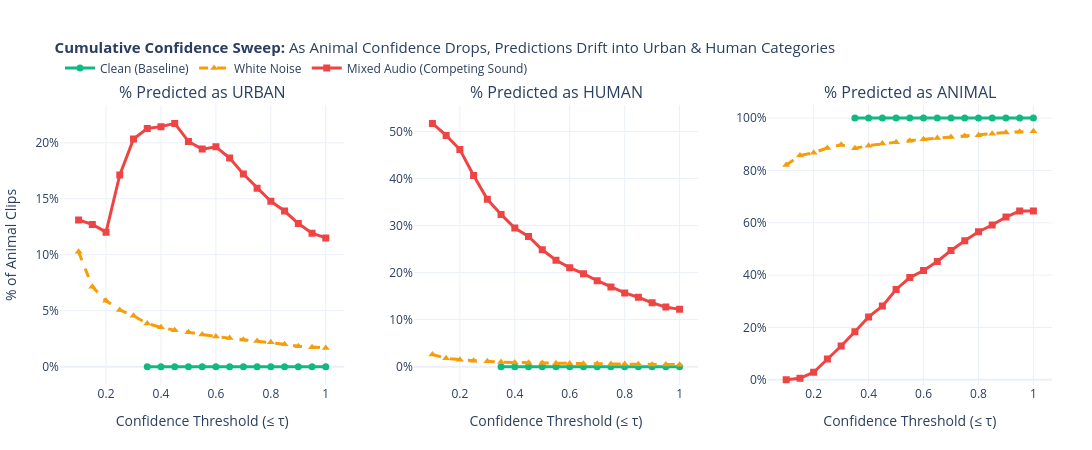

Notebook source saved alongside this figure:
### Markdown cell above
## 1. Cumulative Confidence Sweep: Tracking Prediction Drift

This line chart tracks what happens across confidence thresholds (`0.1` to `1.0`) for **Clean**, **White Noise**, and **Mixed Audio**:
* **X-axis:** Animal Confidence threshold (`0.1` to `1.0`).
* **Y-axis:** Percentage of animal clips predicted as **Urban**, **Human**, or **Animal**.
* As animal confidence drops, the **Predicted as Urban** line spikes sharply upward under **Mixed Audio** and **White Noise**, while **Clean** recordings stay at `0%`.

### Code cell
thresholds = np.round(np.arange(0.10, 1.001, 0.05), 2)

EXP_STYLES = {
    "clean": {"label": "Clean (Baseline)", "color": "#10b981", "dash": "solid", "symbol": "circle"},
    "noise": {"label": "White Noise", "color": "#f59e0b", "dash": "dash", "symbol": "triangle-up"},
    "mix":   {"label": "Mixed Audio (Competing Sound)", "color": "#ef4444", "dash": "solid", "symbol": "square"},
}

sweep_rows = []
for exp in ["clean", "noise", "mix"]:
    sub_exp = df_perturb[df_perturb["experiment"] == exp]
    for t in thresholds:
        s = sub_exp[sub_exp["p_animal_max"] <= t]
        n = len(s)
        sweep_rows.append({
            "experiment": exp,
            "threshold": t,
            "n": n,
            "urban": (s["pred_group"] == "urban").mean() * 100.0 if n > 0 else np.nan,
            "human": (s["pred_group"] == "human").mean() * 100.0 if n > 0 else np.nan,
            "animals": (s["pred_group"] == "animals").mean() * 100.0 if n > 0 else np.nan,
        })
curves_df = pd.DataFrame(sweep_rows)

w_sweep_view = widgets.Dropdown(
    options=[
        ("All 3 Panels Side-by-Side (Urban, Human, Animal)", "all3"),
        ("Single Chart: Focus on One Category", "single"),
    ],
    value="all3",
    description="View:",
    style={"description_width": "50px"},
    layout=widgets.Layout(width="420px"),
)

w_target_grp = widgets.Dropdown(
    options=[
        ("Predicted as Urban (%)", "urban"),
        ("Predicted as Human (%)", "human"),
        ("Predicted as Animal (%)", "animals"),
    ],
    value="urban",
    description="Category:",
    style={"description_width": "75px"},
    layout=widgets.Layout(width="250px"),
)

w_reverse_x = widgets.Checkbox(
    value=False,
    description="Reverse X-axis (1.0 → 0.1 left-to-right to read as 'Confidence Dropping')",
    indent=False,
    layout=widgets.Layout(width="470px"),
)

def build_sweep_figure(view_mode, target_grp, reverse_x):
    w_target_grp.disabled = (view_mode == "all3")
    if view_mode == "all3":
        fig = make_subplots(
            rows=1, cols=3,
            subplot_titles=(
                "% Predicted as URBAN",
                "% Predicted as HUMAN",
                "% Predicted as ANIMAL",
            ),
            horizontal_spacing=0.07,
        )
        for grp_col, col_idx in [("urban", 1), ("human", 2), ("animals", 3)]:
            for exp, st in EXP_STYLES.items():
                c = curves_df[curves_df["experiment"] == exp]
                fig.add_trace(
                    go.Scatter(
                        x=c["threshold"],
                        y=c[grp_col],
                        mode="lines+markers",
                        name=st["label"],
                        showlegend=(col_idx == 1),
                        line=dict(color=st["color"], width=3, dash=st["dash"]),
                        marker=dict(size=7, symbol=st["symbol"]),
                        customdata=c[["n"]],
                        hovertemplate=(
                            f"<b>{st['label']}</b><br>"
                            "Confidence ≤ %{x:.2f}<br>"
                            f"Predicted {grp_col.capitalize()}: <b>%{{y:.1f}}%</b> (n=%{{customdata[0]}})<extra></extra>"
                        ),
                    ),
                    row=1, col=col_idx,
                )
            fig.update_xaxes(
                title_text="Confidence Threshold (≤ τ)",
                autorange="reversed" if reverse_x else True,
                dtick=0.2,
                row=1, col=col_idx,
            )
        fig.update_yaxes(title_text="% of Animal Clips", ticksuffix="%", row=1, col=1)
        fig.update_yaxes(ticksuffix="%", row=1, col=2)
        fig.update_yaxes(ticksuffix="%", range=[-2, 105], row=1, col=3)
        sweep_filename = "cumulative_confidence_sweep_urban_human_animal"
    else:
        title_map = {
            "urban": "% of Animal Clips Predicted as URBAN",
            "human": "% of Animal Clips Predicted as HUMAN",
            "animals": "% of Animal Clips Predicted as ANIMAL",
        }
        fig = go.Figure()
        for exp, st in EXP_STYLES.items():
            c = curves_df[curves_df["experiment"] == exp]
            fig.add_trace(
                go.Scatter(
                    x=c["threshold"],
                    y=c[target_grp],
                    mode="lines+markers",
                    name=st["label"],
                    line=dict(color=st["color"], width=3.5, dash=st["dash"]),
                    marker=dict(size=8, symbol=st["symbol"]),
                    customdata=c[["n"]],
                    hovertemplate=(
                        f"<b>{st['label']}</b><br>"
                        "Confidence ≤ %{x:.2f}<br>"
                        f"{title_map[target_grp]}: <b>%{{y:.1f}}%</b> (n=%{{customdata[0]}})<extra></extra>"
                    ),
                )
            )
        fig.update_xaxes(
            title_text="Confidence Threshold (≤ τ)",
            autorange="reversed" if reverse_x else True,
            dtick=0.1,
        )
        fig.update_yaxes(title_text=title_map[target_grp], ticksuffix="%")
        sweep_filename = f"cumulative_confidence_sweep_predicted_{target_grp}"

    fig.update_layout(
        height=450,
        width=1220,
        template="plotly_white",
        title=dict(
            text="<b>Cumulative Confidence Sweep:</b> As Animal Confidence Drops, Predictions Drift into Urban & Human Categories",
            font=dict(size=15),
        ),
        legend=dict(orientation="h", yanchor="bottom", y=1.08, xanchor="left", x=0),
        margin=dict(l=60, r=40, t=105, b=65),
    )
    return fig, sweep_filename

sweep_controls = widgets.HBox([w_sweep_view, w_target_grp, w_reverse_x])
display(sweep_controls)

fig_confidence_sweep, _sweep_fname = build_sweep_figure(w_sweep_view.value, w_target_grp.value, w_reverse_x.value)
_sweep_handle = render_plotly_with_png_bundle(
    fig_confidence_sweep,
    _sweep_fname,
    "cumulative_confidence_sweep_urban_human_animal.png",
    display_id="sweep_figure_display",
)

def _on_sweep_change(*args):
    fig_updated, fname_updated = build_sweep_figure(w_sweep_view.value, w_target_grp.value, w_reverse_x.value)
    render_plotly_with_png_bundle(
        fig_updated,
        fname_updated,
        "cumulative_confidence_sweep_urban_human_animal.png",
        handle=_sweep_handle,
    )

for _w in (w_sweep_view, w_target_grp, w_reverse_x):
    _w.observe(_on_sweep_change, names="value")

### Figure 1 — Plotly figure (JSON) as saved in the notebook; plotly's stock layout.template omitted (floating-point values rounded to 4 significant figures)
{"data": [{"customdata": [[0], [0], [0], [0], [0], [1], [3], [3], [5], [6], [6], [7], [9], [14], [19], [24], [30], [34], [40]], "hovertemplate": "<b>Clean (Baseline)</b><br>Confidence ≤ %{x:.2f}<br>Predicted Urban: <b>%{y:.1f}%</b> (n=%{customdata[0]})<extra></extra>", "line": {"color": "#10b981", "dash": "solid", "width": 3}, "marker": {"size": 7, "symbol": "circle"}, "mode": "lines+markers", "name": "Clean (Baseline)", "showlegend": true, "type": "scatter", "x": [0.1, 0.15, 0.2, 0.25, 0.3, 0.35, 0.4, 0.45, 0.5, 0.55, 0.6, 0.65, 0.7, 0.75, 0.8, 0.85, 0.9, 0.95, 1.0], "xaxis": "x", "y": [NaN, NaN, NaN, NaN, NaN, 0.0, 0.0, 0.0, 0.0, 0.0, 0.0, 0.0, 0.0, 0.0, 0.0, 0.0, 0.0, 0.0, 0.0], "yaxis": "y"}, {"customdata": [[39], [56], [68], [79], [88], [104], [114], [123], [130], [139], [149], [157], [166], [175], [184], [201], [219], [230], [240]], "hovertemplate": "<b>White Noise</b><br>Confidence ≤ %{x:.2f}<br>Predicted Urban: <b>%{y:.1f}%</b> (n=%{customdata[0]})<extra></extra>", "line": {"color": "#f59e0b", "dash": "dash", "width": 3}, "marker": {"size": 7, "symbol": "triangle-up"}, "mode": "lines+markers", "name": "White Noise", "showlegend": true, "type": "scatter", "x": [0.1, 0.15, 0.2, 0.25, 0.3, 0.35, 0.4, 0.45, 0.5, 0.55, 0.6, 0.65, 0.7, 0.75, 0.8, 0.85, 0.9, 0.95, 1.0], "xaxis": "x", "y": [10.26, 7.143, 5.882, 5.063, 4.545, 3.846, 3.509, 3.252, 3.077, 2.878, 2.685, 2.548, 2.41, 2.286, 2.174, 1.99, 1.826, 1.739, 1.667], "yaxis": "y"}, {"customdata": [[145], [181], [208], [251], [295], [343], [387], [437], [487], [535], [575], [617], [668], [721], [778], [827], [899], [964], [1000]], "hovertemplate": "<b>Mixed Audio (Competing Sound)</b><br>Confidence ≤ %{x:.2f}<br>Predicted Urban: <b>%{y:.1f}%</b> (n=%{customdata[0]})<extra></extra>", "line": {"color": "#ef4444", "dash": "solid", "width": 3}, "marker": {"size": 7, "symbol": "square"}, "mode": "lines+markers", "name": "Mixed Audio (Competing Sound)", "showlegend": true, "type": "scatter", "x": [0.1, 0.15, 0.2, 0.25, 0.3, 0.35, 0.4, 0.45, 0.5, 0.55, 0.6, 0.65, 0.7, 0.75, 0.8, 0.85, 0.9, 0.95, 1.0], "xaxis": "x", "y": [13.1, 12.71, 12.02, 17.13, 20.34, 21.28, 21.45, 21.74, 20.12, 19.44, 19.65, 18.64, 17.22, 15.95, 14.78, 13.91, 12.79, 11.93, 11.5], "yaxis": "y"}, {"customdata": [[0], [0], [0], [0], [0], [1], [3], [3], [5], [6], [6], [7], [9], [14], [19], [24], [30], [34], [40]], "hovertemplate": "<b>Clean (Baseline)</b><br>Confidence ≤ %{x:.2f}<br>Predicted Human: <b>%{y:.1f}%</b> (n=%{customdata[0]})<extra></extra>", "line": {"color": "#10b981", "dash": "solid", "width": 3}, "marker": {"size": 7, "symbol": "circle"}, "mode": "lines+markers", "name": "Clean (Baseline)", "showlegend": false, "type": "scatter", "x": [0.1, 0.15, 0.2, 0.25, 0.3, 0.35, 0.4, 0.45, 0.5, 0.55, 0.6, 0.65, 0.7, 0.75, 0.8, 0.85, 0.9, 0.95, 1.0], "xaxis": "x2", "y": [NaN, NaN, NaN, NaN, NaN, 0.0, 0.0, 0.0, 0.0, 0.0, 0.0, 0.0, 0.0, 0.0, 0.0, 0.0, 0.0, 0.0, 0.0], "yaxis": "y2"}, {"customdata": [[39], [56], [68], [79], [88], [104], [114], [123], [130], [139], [149], [157], [166], [175], [184], [201], [219], [230], [240]], "hovertemplate": "<b>White Noise</b><br>Confidence ≤ %{x:.2f}<br>Predicted Human: <b>%{y:.1f}%</b> (n=%{customdata[0]})<extra></extra>", "line": {"color": "#f59e0b", "dash": "dash", "width": 3}, "marker": {"size": 7, "symbol": "triangle-up"}, "mode": "lines+markers", "name": "White Noise", "showlegend": false, "type": "scatter", "x": [0.1, 0.15, 0.2, 0.25, 0.3, 0.35, 0.4, 0.45, 0.5, 0.55, 0.6, 0.65, 0.7, 0.75, 0.8, 0.85, 0.9, 0.95, 1.0], "xaxis": "x2", "y": [2.564, 1.786, 1.471, 1.266, 1.136, 0.9615, 0.8772, 0.813, 0.7692, 0.7194, 0.6711, 0.6369, 0.6024, 0.5714, 0.5435, 0.4975, 0.4566, 0.4348, 0.4167], "yaxis": "y2"}, {"customdata": [[145], [181], [208], [251], [295], [343], [387], [437], [487], [535], [575], [617], [668], [721], [778], [827], [899], [964], [1000]], "hovertemplate": "<b>Mixed Audio (Competing Sound)</b><br>Confidence ≤ %{x:.2f}<br>Predicted Human: <b>%{y:.1f}%</b> (n=%{customdata[0]})<extra></extra>", "line": {"color": "#ef4444", "dash": "solid", "width": 3}, "marker": {"size": 7, "symbol": "square"}, "mode": "lines+markers", "name": "Mixed Audio (Competing Sound)", "showlegend": false, "type": "scatter", "x": [0.1, 0.15, 0.2, 0.25, 0.3, 0.35, 0.4, 0.45, 0.5, 0.55, 0.6, 0.65, 0.7, 0.75, 0.8, 0.85, 0.9, 0.95, 1.0], "xaxis": "x2", "y": [51.72, 49.17, 46.15, 40.64, 35.59, 32.36, 29.46, 27.69, 24.85, 22.62, 21.04, 19.77, 18.26, 16.92, 15.68, 14.75, 13.57, 12.66, 12.2], "yaxis": "y2"}, {"customdata": [[0], [0], [0], [0], [0], [1], [3], [3], [5], [6], [6], [7], [9], [14], [19], [24], [30], [34], [40]], "hovertemplate": "<b>Clean (Baseline)</b><br>Confidence ≤ %{x:.2f}<br>Predicted Animals: <b>%{y:.1f}%</b> (n=%{customdata[0]})<extra></extra>", "line": {"color": "#10b981", "dash": "solid", "width": 3}, "marker": {"size": 7, "symbol": "circle"}, "mode": "lines+markers", "name": "Clean (Baseline)", "showlegend": false, "type": "scatter", "x": [0.1, 0.15, 0.2, 0.25, 0.3, 0.35, 0.4, 0.45, 0.5, 0.55, 0.6, 0.65, 0.7, 0.75, 0.8, 0.85, 0.9, 0.95, 1.0], "xaxis": "x3", "y": [NaN, NaN, NaN, NaN, NaN, 100.0, 100.0, 100.0, 100.0, 100.0, 100.0, 100.0, 100.0, 100.0, 100.0, 100.0, 100.0, 100.0, 100.0], "yaxis": "y3"}, {"customdata": [[39], [56], [68], [79], [88], [104], [114], [123], [130], [139], [149], [157], [166], [175], [184], [201], [219], [230], [240]], "hovertemplate": "<b>White Noise</b><br>Confidence ≤ %{x:.2f}<br>Predicted Animals: <b>%{y:.1f}%</b> (n=%{customdata[0]})<extra></extra>", "line": {"color": "#f59e0b", "dash": "dash", "width": 3}, "marker": {"size": 7, "symbol": "triangle-up"}, "mode": "lines+markers", "name": "White Noise", "showlegend": false, "type": "scatter", "x": [0.1, 0.15, 0.2, 0.25, 0.3, 0.35, 0.4, 0.45, 0.5, 0.55, 0.6, 0.65, 0.7, 0.75, 0.8, 0.85, 0.9, 0.95, 1.0], "xaxis": "x3", "y": [82.05, 85.71, 86.76, 88.61, 89.77, 88.46, 89.47, 90.24, 90.77, 91.37, 91.95, 92.36, 92.77, 93.14, 93.48, 94.03, 94.52, 94.78, 95.0], "yaxis": "y3"}, {"customdata": [[145], [181], [208], [251], [295], [343], [387], [437], [487], [535], [575], [617], [668], [721], [778], [827], [899], [964], [1000]], "hovertemplate": "<b>Mixed Audio (Competing Sound)</b><br>Confidence ≤ %{x:.2f}<br>Predicted Animals: <b>%{y:.1f}%</b> (n=%{customdata[0]})<extra></extra>", "line": {"color": "#ef4444", "dash": "solid", "width": 3}, "marker": {"size": 7, "symbol": "square"}, "mode": "lines+markers", "name": "Mixed Audio (Competing Sound)", "showlegend": false, "type": "scatter", "x": [0.1, 0.15, 0.2, 0.25, 0.3, 0.35, 0.4, 0.45, 0.5, 0.55, 0.6, 0.65, 0.7, 0.75, 0.8, 0.85, 0.9, 0.95, 1.0], "xaxis": "x3", "y": [0.0, 0.5525, 2.885, 7.968, 12.88, 18.37, 24.03, 28.15, 34.5, 39.07, 41.74, 45.22, 49.4, 53.12, 56.56, 59.13, 62.18, 64.52, 64.5], "yaxis": "y3"}], "layout": {"annotations": [{"font": {"size": 16}, "showarrow": false, "text": "% Predicted as URBAN", "x": 0.1433, "xanchor": "center", "xref": "paper", "y": 1, "yanchor": "bottom", "yref": "paper"}, {"font": {"size": 16}, "showarrow": false, "text": "% Predicted as HUMAN", "x": 0.5, "xanchor": "center", "xref": "paper", "y": 1, "yanchor": "bottom", "yref": "paper"}, {"font": {"size": 16}, "showarrow": false, "text": "% Predicted as ANIMAL", "x": 0.8567, "xanchor": "center", "xref": "paper", "y": 1, "yanchor": "bottom", "yref": "paper"}], "height": 450, "legend": {"orientation": "h", "x": 0, "xanchor": "left", "y": 1.08, "yanchor": "bottom"}, "margin": {"b": 65, "l": 60, "r": 40, "t": 105}, "title": {"font": {"size": 15}, "text": "<b>Cumulative Confidence Sweep:</b> As Animal Confidence Drops, Predictions Drift into Urban & Human Categories"}, "width": 1220, "xaxis": {"anchor": "y", "autorange": true, "domain": [0, 0.2867], "dtick": 0.2, "title": {"text": "Confidence Threshold (≤ τ)"}}, "xaxis2": {"anchor": "y2", "autorange": true, "domain": [0.3567, 0.6433], "dtick": 0.2, "title": {"text": "Confidence Threshold (≤ τ)"}}, "xaxis3": {"anchor": "y3", "autorange": true, "domain": [0.7133, 1], "dtick": 0.2, "title": {"text": "Confidence Threshold (≤ τ)"}}, "yaxis": {"anchor": "x", "domain": [0, 1], "ticksuffix": "%", "title": {"text": "% of Animal Clips"}}, "yaxis2": {"anchor": "x2", "domain": [0, 1], "ticksuffix": "%"}, "yaxis3": {"anchor": "x3", "domain": [0, 1], "range": [-2, 105], "ticksuffix": "%"}}}
